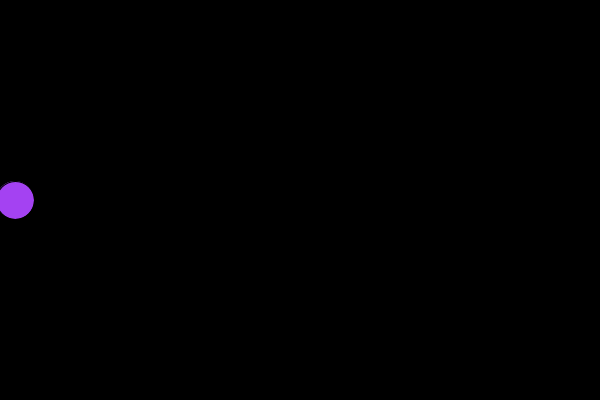
Frame 1 (no input)
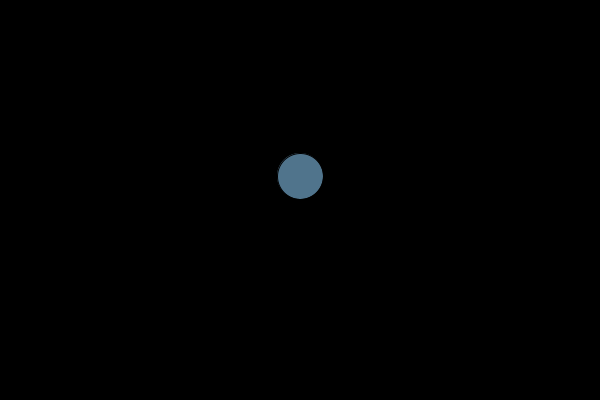
Frame 60 (the mouse pressed at the canvas centre just before this capture)
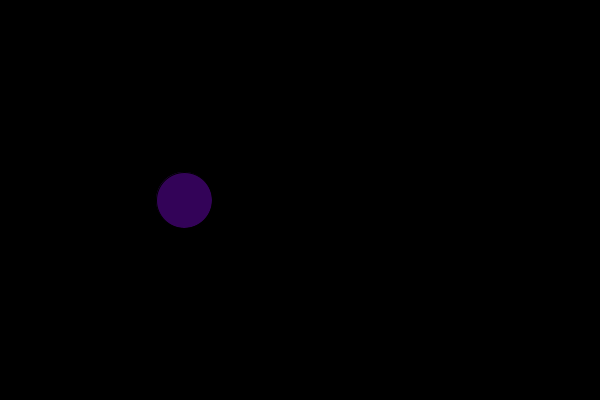
Frame 120 (the mouse held since frame 60 and released just before this capture)

The Processing sketch that drew these frames (run headless with seeded random() and noise(); from frame 60 on, the mouse is pressed at the canvas centre):

// Processing sketch: Challenge1
// ── Challenge1.pde
/*
  Timothy Boye
  Gaurav's Challenge 1
  moving ball witrh reversing axis
*/

int direction = 5;
int x = 1; int y = 0;
int ballSize = 0;
int R = 0; int G = 0; int B = 0;
boolean playX = false;
boolean playY = true;

void setup() {
  size(600,400);
  background(0);
  rand();
  y = height/2;
  smooth();
}
void draw() {
  background(0);
  
    if (x >= width+ballSize) {
    rand();
    x = width/2;
    playY=false;
    playX=true;
  } else if (x <= 0-ballSize) {
    rand();
    x = width/2;
    playY=false;
    playX=true;
  } else if (y >= height+ballSize) {
    rand();
    y = height/2;
    playX=false;
    playY=true;
  } else if (y <= 0-ballSize) {
    rand();
    y = height/2;
    playX=false;
    playY=true;
  }
  
  if (playY) {
    x = x + direction;
    ellipse(x,y,ballSize,ballSize);
  } 
  if (playX) {
    y = y + direction;
    ellipse(x,y,ballSize,ballSize);
  }

}

void rand() {
  R = (int)random(0,255);
  G = (int)random(0,255);
  B = (int)random(0,255);
  ballSize = (int)random(20,100);
  fill(R,G,B);
  direction = (int)random(-20,20);
  if (direction > 0 && playX) x = 0;
  if (direction < 0 && playX) x = width;
  if (direction > 0 && playY) y = 0;
  if (direction < 0 && playY) y = height;
}
